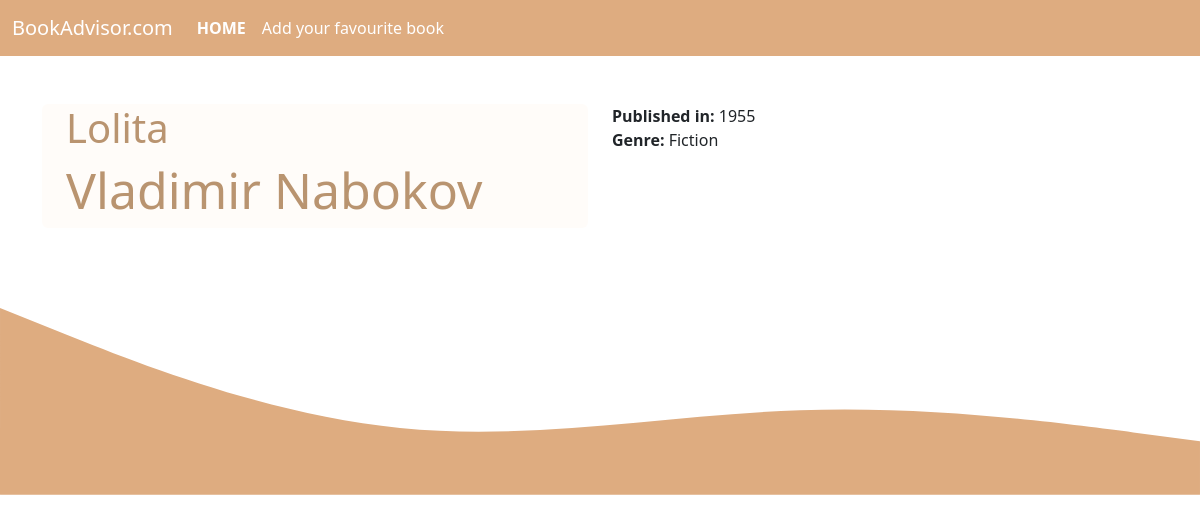
Page /details.php?id=6 on the committed database.
### tables this page shows
CREATE TABLE `libri` (
  `id` int(11) NOT NULL,
  `titolo` varchar(50) NOT NULL,
  `autore` varchar(30) NOT NULL,
  `anno_pubblicazione` int(11) NOT NULL,
  `genere` varchar(20) NOT NULL,
  `copertina` varchar(400) NOT NULL
);

### details.php (the view, shortened to what this page needs)
<?php
include __DIR__ . '/includes/db.php';
$stmt = $pdo->prepare('SELECT * FROM libri WHERE id = ?');
$stmt->execute([$_GET["id"]]);
$line = $stmt->fetch();
include __DIR__ . '/includes/init.php'?>
<div class="container">
    <div class="row pt-5">
    <div class="col">
        <div class="card px-4" >
        <h1><?= $line['titolo'] ?></h1>
        <h2><?= $line['autore'] ?></h2>
        </div>
    </div>
    <div class="col">
        <p class="m-0"><span class="fw-bold">Published in:</span> <?= $line['anno_pubblicazione'] ?></p>
        <p class="m-0"><span class="fw-bold">Genre:</span> <?= $line['genere'] ?></p>
    </div>
    </div>
</div><?php
include __DIR__ . '/includes/end.php';

### style.css (style rules this page uses)
.card { background-color: rgba(250, 235, 215, 0.146); border: none; }

### includes/init.php (style rules this page uses)
h2 { color: #B99470; font-size: 50px; }
h1, h2, h3, h4, h5, h6, .h1, .h2, .h3, .h4, .h5, .h6 { color: #B99470; }

### rows in the picture
libri: titolo "Lolita", autore "Vladimir Nabokov", anno_pubblicazione "1955", genere "Fiction"
